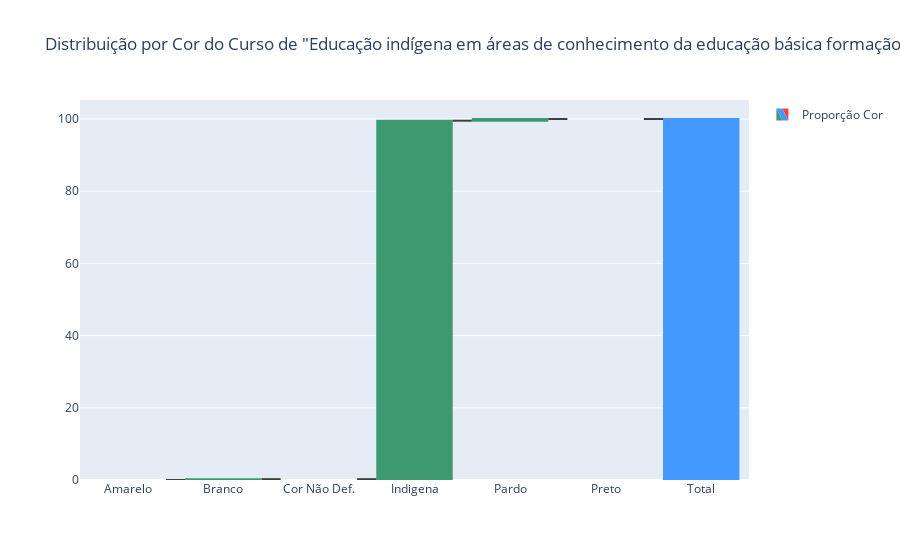

The notebook cell saved with this chart:
### Code cell
fig = go.Figure(go.Waterfall(
    name = "Proporção Cor", orientation = "v",
    measure = ["relative", "relative", "relative", "relative", "relative","relative", "total"],
    x = ["Amarelo", "Branco", "Cor Não Def.", "Indigena", "Pardo", "Preto", "Total"],
    y = [df_indigena['%Amarelo'].values[0], df_indigena['%Branco'].values[0], df_indigena['%CorNaoDef'].values[0], df_indigena['%Indigena'].values[0], df_indigena['%Pardo'].values[0], df_indigena['%Preto'].values[0], 0],
    connector = {"line":{"color":"rgb(63, 63, 63)"}},
))

curso = df_indigena['NO_CINE_ROTULO'].values[0]

fig.update_layout(
        title = f'Distribuição por Cor do Curso de "{curso}"',
        showlegend = True
)

fig.show()

### Figure 1 — Plotly figure (JSON) as saved in the notebook; plotly's stock layout.template omitted (floating-point values rounded to 4 significant figures)
{"data": [{"connector": {"line": {"color": "rgb(63, 63, 63)"}}, "measure": ["relative", "relative", "relative", "relative", "relative", "relative", "total"], "name": "Proporção Cor", "orientation": "v", "type": "waterfall", "x": ["Amarelo", "Branco", "Cor Não Def.", "Indigena", "Pardo", "Preto", "Total"], "y": [0, 0.23, 0, 99.3, 0.47, 0, 0]}], "layout": {"showlegend": true, "title": {"text": "Distribuição por Cor do Curso de \"Educação indígena em áreas de conhecimento da educação básica formação de professor\""}}}
